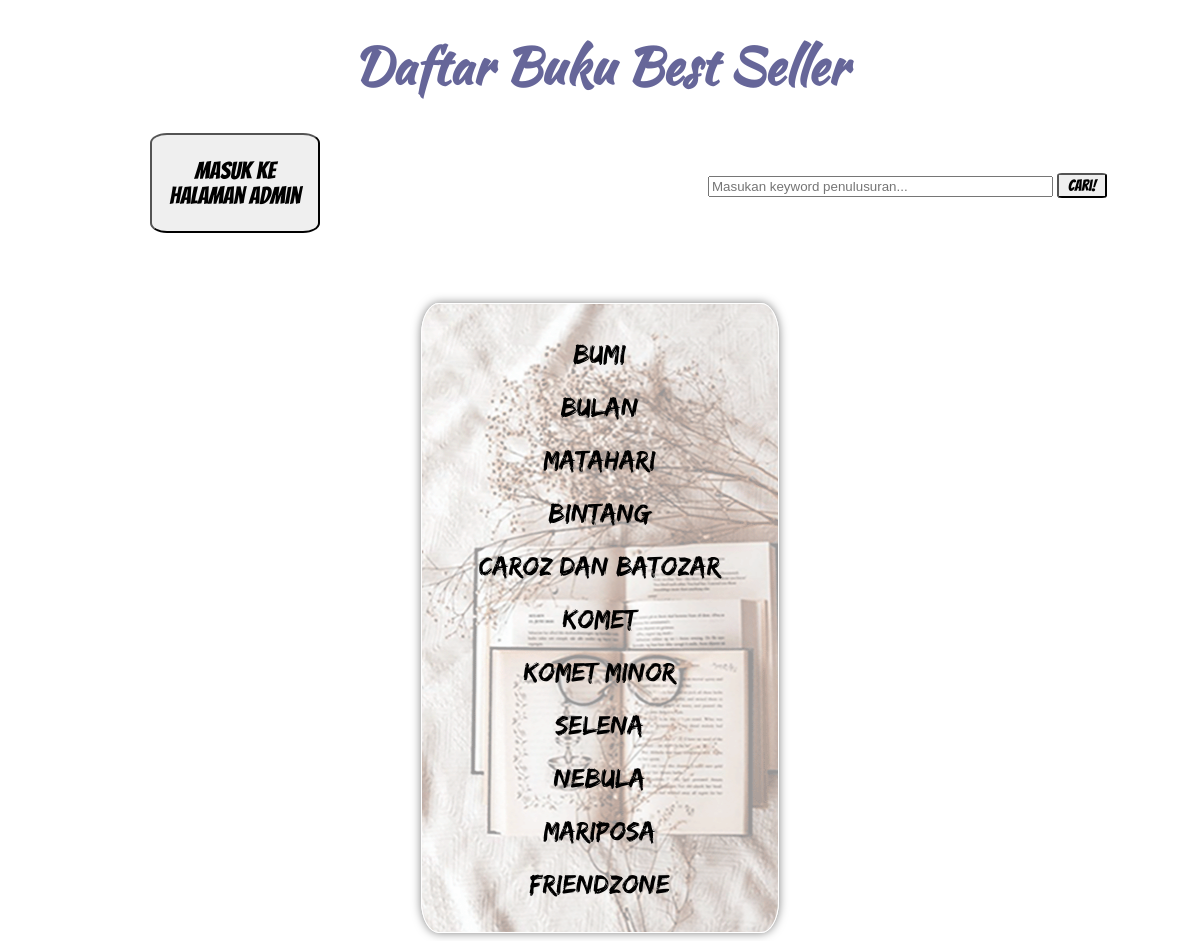
Screenshot of /latihan7c/index.php with the database file from the repository.
### tables this page shows
CREATE TABLE `buku` (
  `No` int(11) NOT NULL,
  `Gambar` varchar(25) NOT NULL,
  `Judul` varchar(100) NOT NULL,
  `Penulis` varchar(100) NOT NULL,
  `Sinopsis` varchar(1000) NOT NULL,
  `Tahun_Terbit` year(4) NOT NULL,
  `Harga` int(11) NOT NULL
);

### latihan7c/php/functions.php (called while the page is built, shortened)
<?php
function koneksi()
{
    $conn = mysqli_connect("localhost", "root", "") or die("koneksi ke DB gagal");
    mysqli_select_db($conn, "tubes_193040143") or die("Database salah!");
    return $conn;
}
function query($sql)
{
    $conn = koneksi();
    $result = mysqli_query($conn, "$sql");
    $rows = [];
    while ($row = mysqli_fetch_assoc($result)) {
        $rows[] = $row;
    }
    return $rows;
}

### latihan7c/index.php (the view, shortened to what this page needs)
<?php
require 'php/functions.php';
if (isset($_GET['cari'])) {
  $keyword = $_GET['keyword'];
  $buku = query("SELECT * FROM buku WHERE
          Judul LIKE '%$keyword%' ");
} else {
  $buku = query("SELECT * FROM buku");
}
?>
<!DOCTYPE html>
<html lang="en">
<head>
  <link rel="stylesheet" href="css/styleindex.css">
</head>
<body>
  <h1>Daftar Buku Best Seller</h1>
  <div class="content cf">
    <div class="admin">
      <a href="php/login.php"><button>Masuk ke halaman admin</button></a>
    </div>
    <div class="cari">
      <form action="" method="GET">
        <input type="text" name="keyword" size="40" placeholder="Masukan keyword penulusuran..." autofocus autocomplete="off">
        <button type="submit" name="cari">Cari!</button>
      </form>
    </div>
    <div class="container">
      <?php if (empty($buku)) : ?>
        <tr>
          <td colspan="8">
            <h2>Data tidak ditemukan</h2>
          </td>
        </tr>
      <?php else : ?>
        <?php foreach ($buku as $daftar) : ?>
          <p class="Judul">
            <a href="php/detail.php?id=<?= $daftar['No']; ?>">
              <?= $daftar["Judul"]; ?>
            </a>
          </p>
        <?php endforeach; ?>
      <?php endif; ?>
    </div>
  </div>
</body>
</html>

### latihan7c/css/styleindex.css (style rules this page uses)
h1 { font-size: 50px; color: #666699; margin: 30px 0px 30px 0px; text-align: center; font-family: 'kaushan_scriptregular', 'ArialNarrow', arial, sans-serif; }
.container { border: 1px solid white; border-radius: 5%; width: 30%; margin: auto; margin-top: 170px; padding: 10px 0px 10px 0px; background-image: url(../assets/img/buku.png); box-shadow: 0 0 10px rgba(0,0,0,.5); -webkit-box-shadow: 0 0 10px rgba(0,0,0,.5); -moz-box-shadow: 0 0 10px rgba(0,0,0,.5); -o-box-shadow: 0 0 10px rgba(0,0,0,.5); -ms-box-shadow: 0 0 10px rgba(0,0,0,.5); }
p { font-family: 'edoregular'; text-align: center; font-size: 25px; }
p a { text-decoration: none; transition: .1s; transform: scale(1.1,1.1); display: block; color: black; }
.admin { margin-left: 12%; width: 200px; box-sizing: border-box; float: left; }
.admin button { font-size: 24px; width: 170px; height: 100px; border-radius: 10%; font-family: 'Bangers', cursive; }
.cari { width: 500px; float: right; padding-top: 40px; margin-right: 85px; }
.cari form { float: right; }
.cari form button { width: 50px; height: 25px; border-radius: 10%; font-family: 'Bangers', cursive; font-size: 16px; }
.cf:before, .cf:after { content: " "; display: table; }
.cf:after { clear: both; }
.cf { *zoom: 1; }

### rows the page displays
buku: Judul "Bumi"
buku: Judul "Bulan"
buku: Judul "Matahari"
buku: Judul "Bintang"
buku: Judul "Caroz dan Batozar"
buku: Judul "Komet"
buku: Judul "Komet Minor"
buku: Judul "Selena"
buku: Judul "Nebula"
buku: Judul "Mariposa"
buku: Judul "Friendzone"
